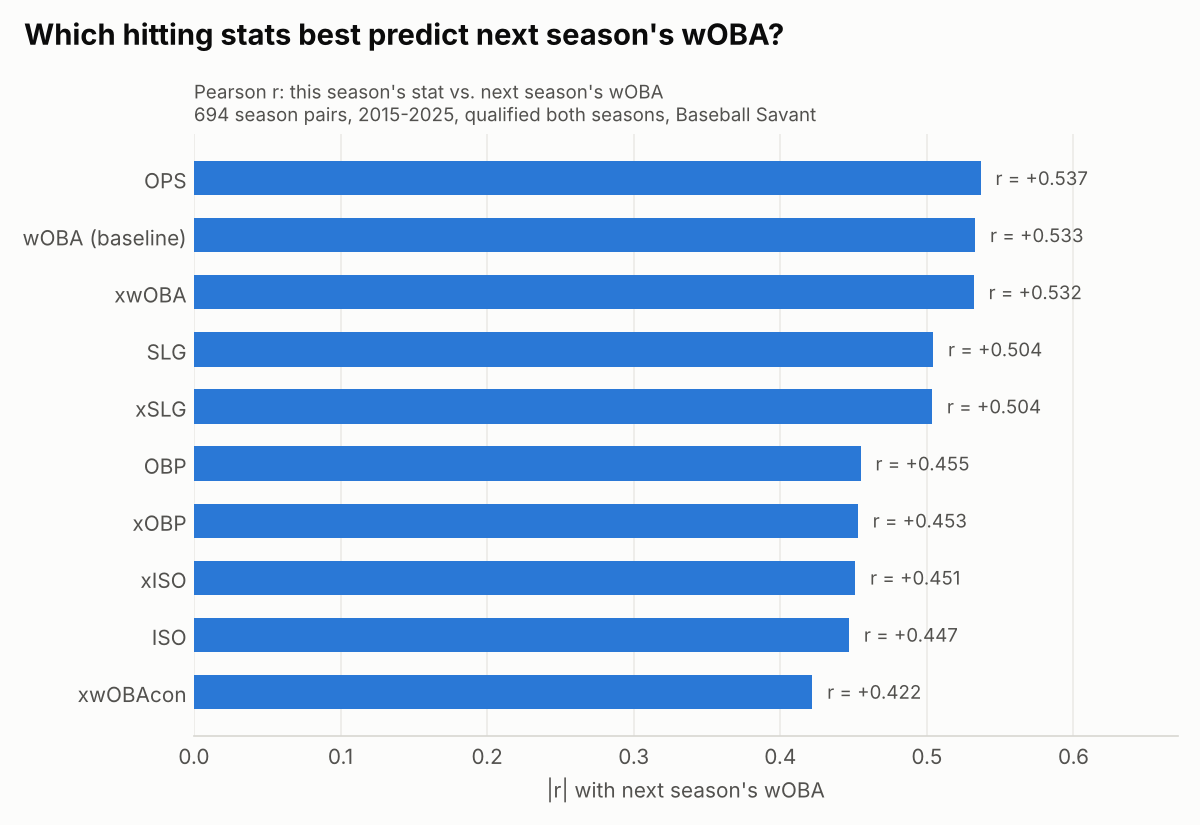

Here is the Python script that generated this plot:
"""
Rank every offensive stat by how well it predicts a hitter's NEXT-season wOBA.

Same-season correlations mostly reward stats built from the same hits and walks
as wOBA (OPS, SLG, OBP), which is circular. Asking "which stat this year best
predicts wOBA next year" rewards stats that measure repeatable skill and punishes
ones driven by luck, which is what matters when deciding which stats to trust.

wOBA is used as the target because it is the stat wRC+ is built on and, unlike
wRC+, Baseball Savant publishes it in a free CSV leaderboard. For each stat this
script pairs a hitter's year-N value with his year-N+1 wOBA (qualified both
seasons), fits a one-variable linear regression, and reports Pearson r (and r^2).
wOBA itself is included as a baseline. It prints the top 10 and saves a bar chart.

    python wrc_predictors.py                        # 2015-2025 (Statcast era)
    python wrc_predictors.py --start 2019 --end 2025
    python wrc_predictors.py --include-2020         # keep the 60-game season
    python wrc_predictors.py --csv savant.csv       # use a saved Savant export

Downloaded data is cached in data/ next to this script.
"""
import argparse
import io
from pathlib import Path

import numpy as np
import pandas as pd
import requests

HERE = Path(__file__).parent
TARGET = "woba"

SAVANT_URL = "https://baseballsavant.mlb.com/leaderboard/custom"

# Savant column -> readable label. These are every offensive stat requested.
STATS = {
    "woba": "wOBA (baseline)",
    "hit": "H", "single": "1B", "double": "2B", "triple": "3B", "home_run": "HR",
    "strikeout": "SO", "walk": "BB", "b_hit_by_pitch": "HBP", "b_rbi": "RBI", "r_run": "R",
    "r_total_stolen_base": "SB",
    "k_percent": "K%", "bb_percent": "BB%", "batting_avg": "AVG", "on_base_percent": "OBP",
    "slg_percent": "SLG", "on_base_plus_slg": "OPS", "isolated_power": "ISO", "babip": "BABIP",
    "xba": "xBA", "xslg": "xSLG", "xwoba": "xwOBA", "xobp": "xOBP", "xiso": "xISO",
    "wobacon": "wOBAcon", "xwobacon": "xwOBAcon", "bacon": "BACON", "xbacon": "xBACON",
    "exit_velocity_avg": "Avg EV", "launch_angle_avg": "Avg LA", "sweet_spot_percent": "Sweet Spot%",
    "barrel_batted_rate": "Barrel%", "barrel": "Barrels", "solidcontact_percent": "Solid Contact%",
    "flareburner_percent": "Flare/Burner%", "poorlyunder_percent": "Under%",
    "poorlytopped_percent": "Topped%", "poorlyweak_percent": "Weak%", "hard_hit_percent": "Hard Hit%",
    "avg_best_speed": "Best Speed", "avg_hyper_speed": "Adj. EV",
    "z_swing_percent": "Z-Swing%", "z_swing_miss_percent": "Z-Whiff%", "oz_swing_percent": "Chase%",
    "oz_swing_miss_percent": "O-Whiff%", "oz_contact_percent": "O-Contact%",
    "iz_contact_percent": "Z-Contact%", "whiff_percent": "Whiff%", "swing_percent": "Swing%",
    "meatball_swing_percent": "Meatball Swing%", "pull_percent": "Pull%",
    "straightaway_percent": "Straight%", "opposite_percent": "Oppo%", "groundballs_percent": "GB%",
    "flyballs_percent": "FB%", "linedrives_percent": "LD%", "popups_percent": "PU%",
    "avg_swing_speed": "Bat Speed", "fast_swing_rate": "Fast Swing%", "blasts_contact": "Blast/Contact",
    "blasts_swing": "Blast/Swing", "squared_up_contact": "Squared Up/Contact",
    "squared_up_swing": "Squared Up/Swing", "avg_swing_length": "Swing Length",
    "attack_angle": "Attack Angle", "ideal_angle_rate": "Ideal Attack Angle%",
    "sprint_speed": "Sprint Speed",
}


def fetch_savant(start: int, end: int, min_pa: str) -> pd.DataFrame:
    cache = HERE / "data" / f"savant_batters_{start}_{end}_min{min_pa}.csv"
    if cache.exists():
        return pd.read_csv(cache)
    params = {
        "year": ",".join(str(y) for y in range(start, end + 1)),
        "type": "batter", "filter": "", "min": min_pa,
        "selections": ",".join(["pa", *STATS]),
        "chart": "false", "csv": "true",
    }
    resp = requests.get(SAVANT_URL, params=params, timeout=60)
    resp.raise_for_status()
    df = pd.read_csv(io.StringIO(resp.content.decode("utf-8-sig")))
    cache.parent.mkdir(exist_ok=True)
    df.to_csv(cache, index=False)
    return df


def next_season_pairs(df: pd.DataFrame, include_2020: bool) -> pd.DataFrame:
    """One row per hitter per season N, with his season N+1 wOBA attached."""
    if not include_2020:
        df = df[df["year"] != 2020]  # 60-game season: tiny samples, and 2019 -> 2021 isn't "next season"
    nxt = df[["player_id", "year", TARGET]].rename(columns={TARGET: "next_woba"})
    nxt["year"] -= 1
    return df.merge(nxt, on=["player_id", "year"])


def rank_predictors(pairs: pd.DataFrame, min_rows: int) -> tuple[pd.DataFrame, list[str]]:
    y = pd.to_numeric(pairs["next_woba"], errors="coerce")
    rows, skipped = [], []
    for col, label in STATS.items():
        if col not in pairs.columns:
            continue
        x = pd.to_numeric(pairs[col], errors="coerce")
        mask = x.notna() & y.notna()
        # Stats that only exist for recent seasons (bat tracking) are dropped, so every
        # stat is scored on the same hitters; r from a different sample isn't comparable.
        if mask.sum() < min_rows or x[mask].std() == 0:
            skipped.append(label)
            continue
        r = np.corrcoef(x[mask], y[mask])[0, 1]
        rows.append({"stat": label, "r": r, "r2": r * r, "n": int(mask.sum())})
    out = pd.DataFrame(rows)
    out["abs_r"] = out["r"].abs()
    out = out.sort_values("abs_r", ascending=False).drop(columns="abs_r").reset_index(drop=True)
    return out, skipped


def plot(top: pd.DataFrame, path: Path, subtitle: str):
    import matplotlib
    matplotlib.use("Agg")
    import matplotlib.pyplot as plt

    ink, ink2, surface, bar = "#0b0b0b", "#52514e", "#fcfcfb", "#2a78d6"
    top = top.iloc[::-1]  # best at the top
    fig, ax = plt.subplots(figsize=(8, 5.5), dpi=150, facecolor=surface)
    ax.set_facecolor(surface)
    ax.barh(top["stat"], top["r"].abs(), color=bar, height=0.6)
    for y_pos, (v, r) in enumerate(zip(top["r"].abs(), top["r"])):
        ax.text(v + 0.01, y_pos, f"r = {r:+.3f}", va="center", fontsize=9, color=ink2)
    ax.set_xlim(0, min(1.0, top["r"].abs().max() * 1.25))
    ax.set_xlabel("|r| with next season's wOBA", color=ink2)
    ax.tick_params(colors=ink2, length=0)
    for s in ("top", "right", "left"):
        ax.spines[s].set_visible(False)
    ax.spines["bottom"].set_color("#d8d7d2")
    ax.grid(axis="x", color="#ecebe7", linewidth=0.8)
    ax.set_axisbelow(True)
    fig.suptitle("Which hitting stats best predict next season's wOBA?", x=0.02, ha="left",
                 fontsize=14, fontweight="bold", color=ink)
    ax.set_title(subtitle, loc="left", fontsize=9, color=ink2)
    fig.tight_layout()
    fig.savefig(path, facecolor=surface)
    plt.close(fig)


def main():
    ap = argparse.ArgumentParser(description=__doc__, formatter_class=argparse.RawDescriptionHelpFormatter)
    ap.add_argument("--start", type=int, default=2015)
    ap.add_argument("--end", type=int, default=2025)
    ap.add_argument("--min-pa", default="q", help="'q' for qualified hitters, or a PA number")
    ap.add_argument("--include-2020", action="store_true", help="keep the shortened 2020 season")
    ap.add_argument("--csv", help="Baseball Savant custom-leaderboard export to use instead of downloading")
    ap.add_argument("--top", type=int, default=10)
    ap.add_argument("--out", default=str(HERE / "wrc_predictors.png"))
    args = ap.parse_args()

    df = pd.read_csv(args.csv) if args.csv else fetch_savant(args.start, args.end, args.min_pa)
    pairs = next_season_pairs(df, args.include_2020)
    ranked, skipped = rank_predictors(pairs, min_rows=int(0.9 * len(pairs)))
    top = ranked.head(args.top)

    pa = "qualified both seasons" if args.min_pa == "q" else f"{args.min_pa}+ PA both seasons"
    years = f"{df['year'].min()}-{df['year'].max()}"
    source = Path(args.csv).name if args.csv else f"{years}, {pa}, Baseball Savant"
    print(f"\nTop {args.top} predictors of next-season wOBA  ({len(pairs)} season pairs, {source})\n")
    print(f"{'Rank':<5}{'Stat':<20}{'r':>8}{'r^2':>8}{'n':>6}")
    for i, row in top.iterrows():
        print(f"{i + 1:<5}{row['stat']:<20}{row['r']:>+8.3f}{row['r2']:>8.3f}{row['n']:>6}")

    for label in ("AVG", "OBP", "BABIP"):  # common stats worth seeing even if they miss the top 10
        hit = ranked[ranked["stat"] == label]
        if not hit.empty and label not in set(top["stat"]):
            row = hit.iloc[0]
            print(f"{hit.index[0] + 1:<5}{label:<20}{row['r']:>+8.3f}{row['r2']:>8.3f}{row['n']:>6}")

    if skipped:
        print(f"\nNot ranked (missing for some seasons in range): {', '.join(skipped)}")

    plot(top, Path(args.out), f"Pearson r: this season's stat vs. next season's wOBA\n{len(pairs)} season pairs, {source}")
    print(f"\nChart saved to {args.out}")


if __name__ == "__main__":
    main()
